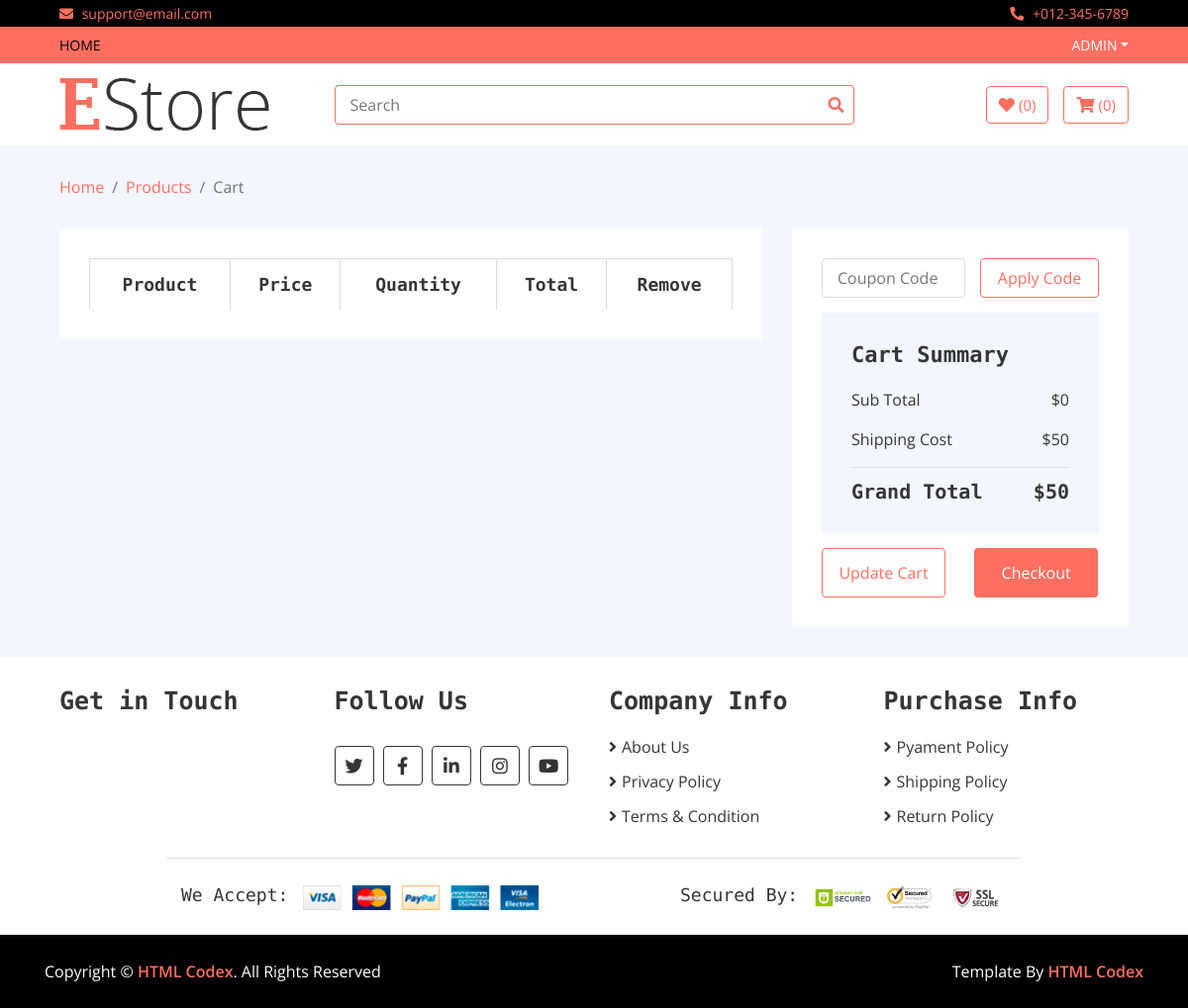
Page /cart (signed in) on the earlier database version.
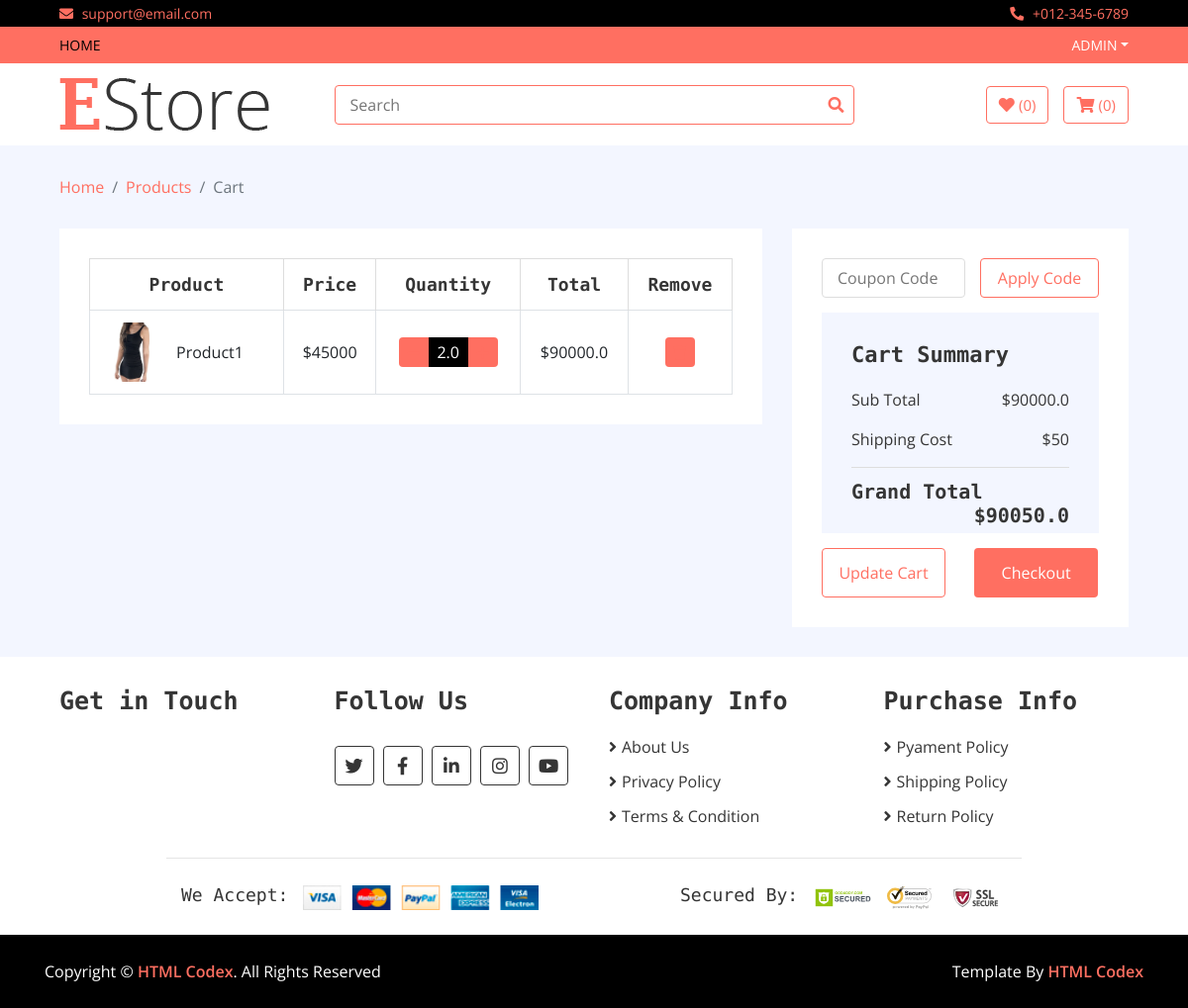
Same page on the later database version.
### home/models.py (models this page shows, shortened)
class Cart(models.Model):
    username = models.CharField(max_length=200)
    slug = models.CharField(max_length=500)
    item = models.ForeignKey(Product,on_delete=models.CASCADE)
    quantity = models.FloatField(default = 1)
    total = models.FloatField()
    checkout = models.BooleanField(default=False)
    date = models.DateTimeField(auto_now_add=True)

class Product(models.Model):
    name = models.CharField(max_length=100)
    category = models.ForeignKey(Category,on_delete=models.CASCADE)
    brand = models.ForeignKey(Brand, on_delete = models.CASCADE)
    price = models.IntegerField()
    discounted_price = models.IntegerField()
    image = models.ImageField(upload_to='media')
    description = RichTextField()
    specification = RichTextField()
    slug = models.TextField()
    label = models.CharField(choices=LABEL,max_length=20)
    stock = models.CharField(choices=STOCK, max_length=20)

### home/views.py (the view)
# urls.py: path('cart', CartView.as_view(), name='cart'),
class CartView(BaseView):
    def get(self,request):
        cart_total = 0
        username = request.user.username
        self.views['cart_view'] = Cart.objects.filter(username = username, checkout = False)
        for i in self.views['cart_view']:
            cart_total = cart_total + i.total
        self.views['cart_total'] = cart_total
        self.views['extra_charges'] = 50
        self.views['all_total'] = cart_total + 50
        return render(request,'cart.html',self.views)

### templates/cart.html
{% extends 'base.html' %}
{% load static %}
{% block content %}
        <div class="breadcrumb-wrap">
            <div class="container-fluid">
                <ul class="breadcrumb">
                    <li class="breadcrumb-item"><a href="#">Home</a></li>
                    <li class="breadcrumb-item"><a href="#">Products</a></li>
                    <li class="breadcrumb-item active">Cart</li>
                </ul>
            </div>
        </div>
        <div class="cart-page">
            <div class="container-fluid">
                <div class="row">
                    <div class="col-lg-8">
                        <div class="cart-page-inner">
                            <div class="table-responsive">
                                <table class="table table-bordered">
                                    <thead class="thead-dark">
                                        <tr>
                                            <th>Product</th>
                                            <th>Price</th>
                                            <th>Quantity</th>
                                            <th>Total</th>
                                            <th>Remove</th>
                                        </tr>
                                    </thead>
                                    <tbody class="align-middle">
                                    {% for cart in cart_view %}
                                        <tr>
                                            <td>
                                                <div class="img">
                                                    <a href="/details/{{cart.slug}}"><img src="{{cart.item.image.url}}" alt="Image"></a>
                                                    <p>{{cart.item.name}}</p>
                                                </div>
                                            </td>
                                            {% if cart.item.discounted_price > 0 %}
                                            <td>${{cart.item.discounted_price}}</td>
                                            {% else %}
                                            <td>${{cart.item.price}}</td>
                                            {% endif %}
                                            <td>
                                                <div class="qty">
                                                    <button  class="btn-minus"><a href = "/reduce_qty/{{cart.slug}}"><i class="fa fa-minus"></i></a></button>
                                                    <input type="text" value="{{cart.quantity}}">
                                                    <button class="btn-plus"><a href = "/add_to_cart/{{cart.slug}}"><i class="fa fa-plus"></i></a></button>
                                                </div>
                                            </td>
                                            <td>${{cart.total}}</td>
                                            <td><button><a href = "/delete_cart/{{cart.slug}}"><i class="fa fa-trash"></i></a></button></td>
                                        </tr>
                                    {% endfor %}
                                    </tbody>
                                </table>
                            </div>
                        </div>
                    </div>
                    <div class="col-lg-4">
                        <div class="cart-page-inner">
                            <div class="row">
                                <div class="col-md-12">
                                    <div class="coupon">
                                        <input type="text" placeholder="Coupon Code">
                                        <button>Apply Code</button>
                                    </div>
                                </div>
                                <div class="col-md-12">
                                    <div class="cart-summary">
                                        <div class="cart-content">
                                            <h1>Cart Summary</h1>
                                            <p>Sub Total<span>${{cart_total}}</span></p>
                                            <p>Shipping Cost<span>${{extra_charges}}</span></p>
                                            <h2>Grand Total<span>${{all_total}}</span></h2>
                                        </div>
                                        <div class="cart-btn">
                                            <button>Update Cart</button>
                                            <button>Checkout</button>
                                        </div>
                                    </div>
                                </div>
                            </div>
                        </div>
                    </div>
                </div>
            </div>
        </div>
        {% endblock %}

### templates/base.html (shortened to what this page needs)
<!DOCTYPE html>
{% load static %}
<html lang="en">
    <head>
        <link href="https://stackpath.bootstrapcdn.com/bootstrap/4.4.1/css/bootstrap.min.css" rel="stylesheet">
        <link href="https://cdnjs.cloudflare.com/ajax/libs/font-awesome/5.10.0/css/all.min.css" rel="stylesheet">
        <link href="{% static 'lib/slick/slick.css' %}" rel="stylesheet">
        <link href="{% static 'lib/slick/slick-theme.css' %}" rel="stylesheet">
        <link href="{% static 'css/style.css' %}" rel="stylesheet">
    </head>
    <body>
        <div class="top-bar">
            <div class="container-fluid">
                <div class="row">
                    <div class="col-sm-6">
                        <i class="fa fa-envelope"></i>
                        support@email.com
                    </div>
                    <div class="col-sm-6">
                        <i class="fa fa-phone-alt"></i>
                        +012-345-6789
                    </div>
                </div>
            </div>
        </div>
        <div class="nav">
            <div class="container-fluid">
                <nav class="navbar navbar-expand-md bg-dark navbar-dark">
                    <div class="collapse navbar-collapse justify-content-between" id="navbarCollapse">
                        <div class="navbar-nav mr-auto">
                            <a href="/" class="nav-item nav-link active">Home</a>
                        </div>
                        <div class="navbar-nav ml-auto">
                            {% if user.is_authenticated %}
                            <div class="nav-item dropdown">
                                <a href="#" class="nav-link dropdown-toggle" data-toggle="dropdown">{{user.username}}</a>
                            </div>
                            {% endif %}
                        </div>
                    </div>
                </nav>
            </div>
        </div>
        <div class="bottom-bar">
            <div class="container-fluid">
                <div class="row align-items-center">
                    <div class="col-md-3">
                        <div class="logo">
                            <a href="index.html">
                                <img src="img/logo.png" alt="Logo">
                            </a>
                        </div>
                    </div>
                    <div class="col-md-6">
                        <div class="search">
                            <form method = 'GET' action = '/search'>
                            <input name = "query" type="text" placeholder="Search" required>
                            <button type = "submit"><i class="fa fa-search"></i></button>
                            </form>
                        </div>
                    </div>
                    <div class="col-md-3">
                        <div class="user">
                            <a href="wishlist.html" class="btn wishlist">
                                <i class="fa fa-heart"></i>
                                <span>(0)</span>
                            </a>
                            <a href="cart.html" class="btn cart">
                                <i class="fa fa-shopping-cart"></i>
                                <span>(0)</span>
                            </a>
                        </div>
                    </div>
                </div>
            </div>
        </div>
{% block content %}
{% endblock %}
        <div class="footer">
            <div class="container-fluid">
                <div class="row">
                    <div class="col-lg-3 col-md-6">
                        <div class="footer-widget">
                            <h2>Get in Touch</h2>
                        </div>
                    </div>
                    <div class="col-lg-3 col-md-6">
                        <div class="footer-widget">
                            <h2>Follow Us</h2>
                            <div class="contact-info">
                                <div class="social">
                                    <a href=""><i class="fab fa-twitter"></i></a>
                                    <a href=""><i class="fab fa-facebook-f"></i></a>
                                    <a href=""><i class="fab fa-linkedin-in"></i></a>
                                    <a href=""><i class="fab fa-instagram"></i></a>
                                    <a href=""><i class="fab fa-youtube"></i></a>
                                </div>
                            </div>
                        </div>
                    </div>
                    <div class="col-lg-3 col-md-6">
                        <div class="footer-widget">
                            <h2>Company Info</h2>
                            <ul>
                                <li><a href="#">About Us</a></li>
                                <li><a href="#">Privacy Policy</a></li>
                                <li><a href="#">Terms & Condition</a></li>
                            </ul>
                        </div>
                    </div>
                    <div class="col-lg-3 col-md-6">
                        <div class="footer-widget">
                            <h2>Purchase Info</h2>
                            <ul>
                                <li><a href="#">Pyament Policy</a></li>
                                <li><a href="#">Shipping Policy</a></li>
                                <li><a href="#">Return Policy</a></li>
                            </ul>
                        </div>
                    </div>
                </div>
                <div class="row payment align-items-center">
                    <div class="col-md-6">
                        <div class="payment-method">
                            <h2>We Accept:</h2>
                            <img src="img/payment-method.png" alt="Payment Method" />
                        </div>
                    </div>
                    <div class="col-md-6">
                        <div class="payment-security">
                            <h2>Secured By:</h2>
                            <img src="img/godaddy.svg" alt="Payment Security" />
                            <img src="img/norton.svg" alt="Payment Security" />
                            <img src="img/ssl.svg" alt="Payment Security" />
                        </div>
                    </div>
                </div>
            </div>
        </div>
        <div class="footer-bottom">
            <div class="container">
                <div class="row">
                    <div class="col-md-6 copyright">
                        <p>Copyright &copy; <a href="https://htmlcodex.com">HTML Codex</a>. All Rights Reserved</p>
                    </div>
                    <div class="col-md-6 template-by">
                        <p>Template By <a href="https://htmlcodex.com">HTML Codex</a></p>
                    </div>
                </div>
            </div>
        </div>
    </body>
</html>

Differences in the rows shown:
added Cart: item.image (picture), item.name "Product1", item.discounted_price "45000", quantity "2.0", total "90000.0"
Other differences:
{{ cart_total }}: "0" → "90000.0"
{{ all_total }}: "50" → "90050.0"
